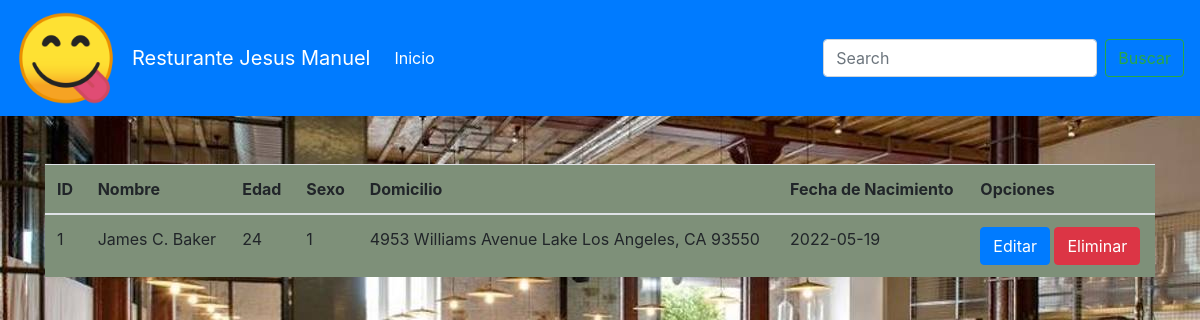
Page /PracticaWebDatos/resultadoBusqueda.php?termino=James C. Baker on the committed database.
### tables this page shows
CREATE TABLE `cliente` (
  `id` int(11) NOT NULL,
  `nombre` varchar(100) NOT NULL,
  `edad` int(11) NOT NULL,
  `sexo` bit(1) NOT NULL,
  `domicilio` varchar(100) NOT NULL,
  `fecha_nacimiento` date NOT NULL
);

### PracticaWebDatos/resultadoBusqueda.php (the view, shortened to what this page needs)
<!DOCTYPE html>
<html lang="en">
<head>
    <link rel="stylesheet" href="css/bootstrap.css">
</head>
<body  background="imagenes/fondo.jpg">
    <?php
        include 'conexion.php';
        include 'menu.php';
    ?>
        <div class="container">
        <div class="row">
        <div class="col-12">
    <?php
        if($_GET["termino"] == ""){
    ?>
        <br>
        <div class="alert alert-danger">No existen registros con ese término de búsqueda</div><br><br>
        <a href="consultarDatos.php">Regresar</a>
    <?php } else {
        $sql = "SELECT * from cliente WHERE nombre LIKE '%" . $_GET["termino"] . "%'";
        $usuarios = $conexion->query($sql);
        if($usuarios->num_rows == 0) {
            echo "<br><div class='alert alert-danger'>No existen registros con ese término de búsqueda</div><br><br>";
        } else {
    ?>
    <br><br>
        <table class="table table-hover">
            <thead>
                <th>ID</th>
                <th>Nombre</th>
                <th>Edad</th>
                <th>Sexo</th>
                <th>Domicilio</th>
                <th>Fecha de Nacimiento</th>
                <th>Opciones</th>
            </thead>
            <tbody>
                <?php while($row = $usuarios->fetch_assoc()) { ?>
                    <tr>
                        <td><?php echo $row["id"]; ?></td>
                        <td><?php echo $row["nombre"]; ?></td>
                        <td><?php echo $row["edad"]; ?></td>
                        <td><?php echo $row["sexo"]; ?></td>
                        <td><?php echo $row["domicilio"]; ?></td>
                        <td><?php echo $row["fecha_nacimiento"]; ?></td>
                        <td>
                            <a href="actualizarRegistro.php?id=<?php echo $row["id"]; ?>" class="btn btn-primary">Editar</a>
                            <a href="eliminarRegistro.php?id=<?php echo $row["id"]; ?>" class="btn btn-danger">Eliminar</a>
                        </td>
                    </tr>
                <?php } ?>
            </tbody>
        </table>
    <?php } } ?>
                </div></div></div>
</body>
</html>

### PracticaWebDatos/resultadoBusqueda.php (style rules this page uses)
th { background-color: #7E9079 ; }
td { background-color: #7E9079 ; }

### rows in the picture
cliente: id "1", nombre "James C. Baker", edad "24", sexo "1", domicilio "4953 Williams Avenue Lake Los Angeles, CA 93550", fecha_nacimiento "2022-05-19"
